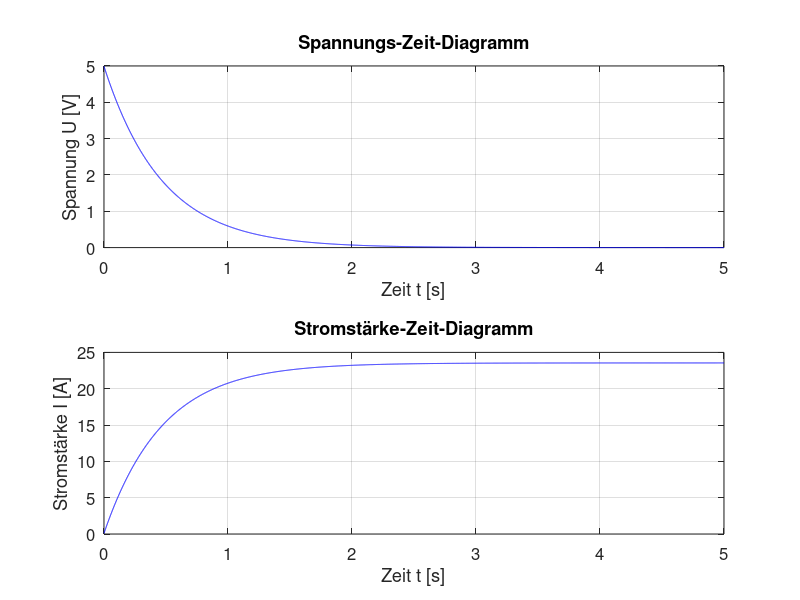

The MATLAB source for this figure:
# Entladung Kondensator

# Startwerte
R = 100;        # Widerstand in Ohm
C = 4700*10^-6; # Kapazität des Kondensators in Farad
U0 = 5;         # anfägnliche Spannung in Volt
I0 = U0/R;      # anfängliche Stromstärke in Ampere
dt = 0.001;     # Zeitintervalle in Sekunden
n = 1;          # Stelle im jeweiligen Zeilenvektor

# Simulation von Spannung und Stromstärke

u = U0;   # Startwert für Spannung festlegen
i = I0;  # Startwert für Stromstärke festlegen

for k=0:dt:5        # Zeitintervall in Schrittweite dt

  du = -u/(R*C)*dt; # Berechnung der Spannungsänderung
  u = u + du;       # Berechnung der neuen Spannung

  di = (-C*du)/dt;    # Berechnung der Stromstärkeänderung
  i = i + di;

  I(n) = i;         # Zeilenvektor für Stromstärke
  U(n) = u;         # Zeilenvektor für Spannung
  t(n) = k;         # Zeilenvektor für Zeit

  n++;

endfor

# Spannungsberechnung über Formel

Ug = U0*e.^(-t/(R*C));

# Stromstärkeberechnung über Formel

Ig = -I0*e.^(-t/(R*C));

# graphische Darstellung
# Entladungskurve Spannung

subplot(2,1,1)
plot(t,U, "-b")
title("Spannungs-Zeit-Diagramm")
xlabel("Zeit t [s]")
ylabel("Spannung U [V]")
grid on
set(gca, "Fontsize", 12)

# Entladungskurve Stromstärke

subplot(2,1,2)
plot(t,I, "-b")
title("Stromstärke-Zeit-Diagramm")
xlabel("Zeit t [s]")
ylabel("Stromstärke I [A]")
grid on
set(gca, "Fontsize", 12)


